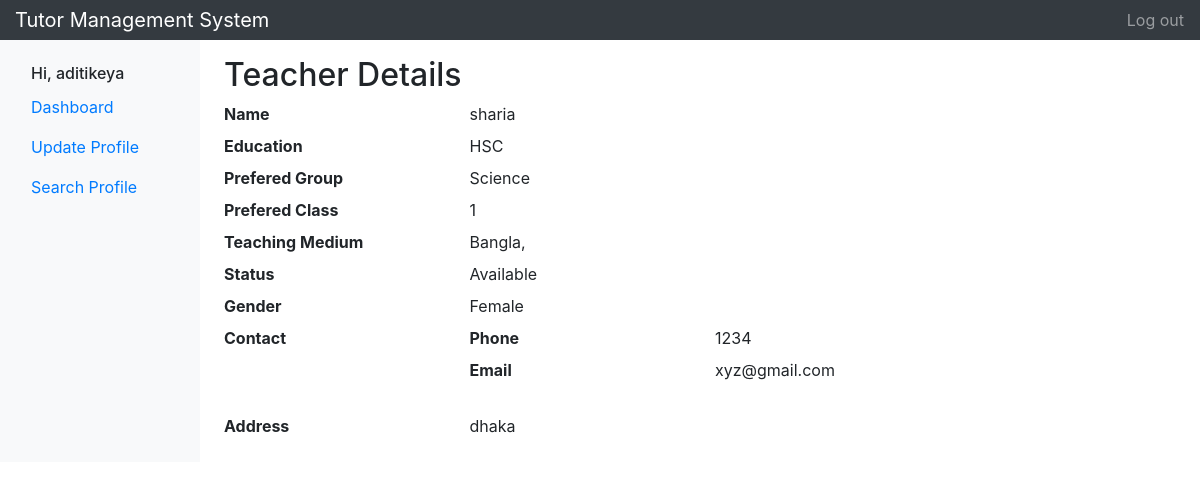
The app's page /views/viewTeacher.php?id=8 (signed in) with its own data.
### tables this page shows
CREATE TABLE `teacher` (
  `id` int(11) NOT NULL,
  `gender` int(11) NOT NULL,
  `group` int(11) NOT NULL,
  `medium` varchar(255) NOT NULL,
  `class` varchar(255) NOT NULL,
  `status` int(1) NOT NULL,
  `education` int(1) NOT NULL,
  `address` varchar(255) DEFAULT NULL
);

### models/database.php (called while the page is built, shortened)
<?php
	function get($query)
	{
        $data=array();
		$conn = mysqli_connect("localhost","root", "", "tutor");
        $result=mysqli_query($conn,$query);
        if(mysqli_num_rows($result) > 0)
        {
            while($row = mysqli_fetch_assoc($result))
            {
                $entity=array();
                foreach($row as $k=>$v)
                {
                    $entity[$k] = $row[$k];
                }
                $data[] = $entity;
            }
        }
        else return false;
		return $data;
	}
?>

### controllers/DashboardController.php (called while the page is built, shortened)
<?php
require_once '../models/database.php';
function getUserInfo($id)
{
	$query="SELECT * FROM `login` WHERE `id`='$id';";
	$data = get($query);
	return $data[0];
}
function getTeacherFullInfo($id)
{
	$query="SELECT * FROM `teacher` INNER JOIN `login` ON `teacher`.`id`=`login`.`user_id` AND `teacher`.`id`='$id'";
	$data = get($query);
	return $data[0];
}
function getGender($id)
{
	return $id==1?"Male":"Female";
}
function getStatus($id)
{
	return $id==1?"Available":"Not available";
}
function getGroup($id)
{
	switch ($id) {
		case 1:
			$group = "Science";
			break;
	}
	return $group;
}
function getEducation($id)
{
	switch ($id) {
		case 1:
			$group = "HSC";
			break;
	}
	return $group;
}
function getMedium($id)
{
	switch ($id) {
		case 1:
			$group = "Bangla";
			break;
	}
	return $group;
}
?>

### views/viewTeacher.php (the view, shortened to what this page needs)
<?php
include '../controllers/DashboardController.php';
$userID = $_COOKIE['loggedinuser'];
$userInfo=getUserInfo($userID);
$teacher=getTeacherFullInfo($_GET['id']);
$mediums = explode(",", $teacher['medium']);
?>
<!doctype html>
<html lang="en">
<head>
	<link rel="stylesheet" href="styles/bootstrap.min.css">
</head>
<body>
	<nav class="navbar navbar-dark sticky-top bg-dark flex-md-nowrap p-0">
		<a class="navbar-brand col-sm-3 col-md-2 mr-0" href="dashboard.php">Tutor Management System</a>
		<ul class="navbar-nav px-3">
			<li class="nav-item text-nowrap">
				<a class="nav-link" href="../controllers/AuthController.php?submit=logout">Log out</a>
			</li>
		</ul>
	</nav>
	<div class="container-fluid">
		<div class="row">
			<nav class="col-md-2 d-none d-md-block bg-light sidebar">
				<div class="sidebar-sticky">
					<br>
					<h6 class="sidebar-heading d-flex justify-content-between align-items-center px-3 my-100 mt-10 mb-1">
						<span>Hi, <?php echo $userInfo['name'];?> </span>
					</h6>
					<ul class="nav flex-column">
						<li class="nav-item">
							<a class="nav-link" href="dashboard.php">
								Dashboard <span class="sr-only">(current)</span>
							</a>
						</li>
						<li class="nav-item">
							<a class="nav-link" href="update_profile.php">
								Update Profile
							</a>
						</li>
						<li class="nav-item">
							<a class="nav-link" href="search_profile.php">
								Search Profile
							</a>
						</li>
					</ul>
				</div>
			</nav>
			<main role="main" class="col-md-9 ml-sm-auto col-lg-10 pt-3 px-4">
				<?php
				if($userInfo['approval_status']==0):?>
					<div class="jumbotron">
						<h1 class="display-4">On Approval!</h1>
						<p class="lead">Please wait, we are working to approve your id.</p>
						<hr class="my-4">
						<p>After approval you can use full service.</p>
						<p class="lead">
							<a class="btn btn-primary btn-lg" href="../controllers/AuthController.php?submit=logout" role="button">Logout For Now</a>
						</p>
					</div>
					<?php else: ?>
						<h2>Teacher Details</h2>
						<dl class="row">
							<dt class="col-sm-3">Name</dt>
							<dd class="col-sm-9"> <?php echo $teacher["name"];?> </dd>
							<dt class="col-sm-3">Education</dt>
							<dd class="col-sm-9">
								<?php echo getEducation($teacher["education"]);?>
							</dd>
							<dt class="col-sm-3">Prefered Group</dt>
							<dd class="col-sm-9">
								<?php echo getGroup($teacher["group"]);?>
							</dd>
							<dt class="col-sm-3 text-truncate">Prefered Class</dt>
							<dd class="col-sm-9">
								<?php echo $teacher["class"];?>
							</dd>
							<dt class="col-sm-3">Teaching Medium</dt>
							<dd class="col-sm-9">
								<?php
								foreach($mediums as $medium)
								{
									echo getMedium($medium).",";
								}
								?>
							</dd>
							<dt class="col-sm-3 text-truncate">Status</dt>
							<dd class="col-sm-9">
								<?php echo getStatus($teacher["status"]);?>
							</dd>
							<dt class="col-sm-3">Gender</dt>
							<dd class="col-sm-9">
								<?php echo getGender($teacher["gender"]);?>
							</dd>
							<dt class="col-sm-3">Contact</dt>
							<dd class="col-sm-9">
								<dl class="row">
									<dt class="col-sm-4">Phone</dt>
									<dd class="col-sm-8">
										<?php echo $teacher["phone"];?>
									</dd>
									<dt class="col-sm-4">Email</dt>
									<dd class="col-sm-8">
										<?php echo $teacher["email"];?>
									</dd>
								</dl>
							</dd>
							<dt class="col-sm-3 text-truncate">Address</dt>
							<dd class="col-sm-9">
								<?php echo $teacher["address"];?>
							</dd>
						</dl>
					<?php endif ?>
				</main>
			</div>
		</div>
	</body>
	</html>

### records on screen
teacher: login.name "sharia", education "HSC", group "Science", class "1", medium "Bangla", status "Available", gender "Female", login.phone "1234", login.email "xyz@gmail.com", address "dhaka"

### other values on screen
$userInfo['name'] "aditikeya"
